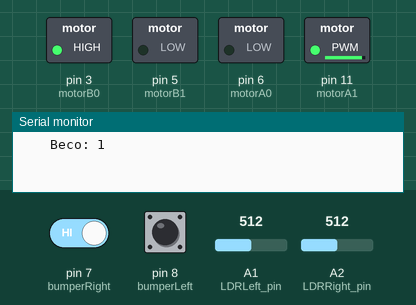
Recording of a sketch running on a simulated Arduino Uno, built with avr-gcc and run on an emulated ATmega328P. Parts: switched loads named in the sketch (green lamp = pin HIGH), the last lines printed to the serial monitor. Dashed ring = blinking. Inputs (shaded band) come from the test bench; at power-on: pin 8 (bumperLeft) HIGH, pin 7 (bumperRight) HIGH, A2 (LDRRight_pin) = 512, A1 (LDRLeft_pin) = 512.

Above: at 1.62 s.
2.3 s: pin 8 (bumperLeft) pulled LOW for 0.9 s
At 3.6 s:
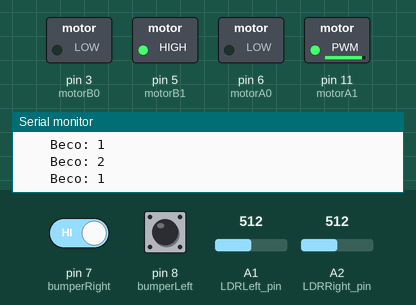
5.8 s: pin 8 (bumperLeft) pulled LOW for 3.2 s
At 6.87 s:
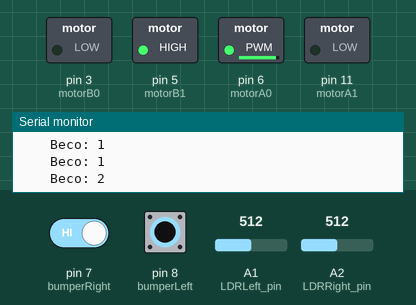
10.5 s: pin 7 (bumperRight) driven LOW and pin 8 (bumperLeft) driven LOW
At 11.7 s:
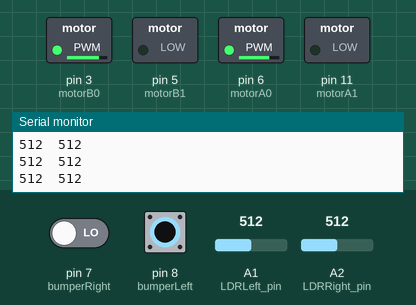
12.2 s: A2 (LDRRight_pin) set to 0
At 13.2 s:
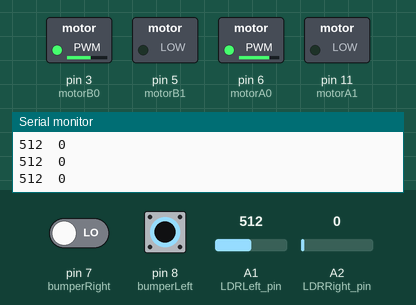
13.7 s: A1 (LDRLeft_pin) set to 1023
At 14.7 s:
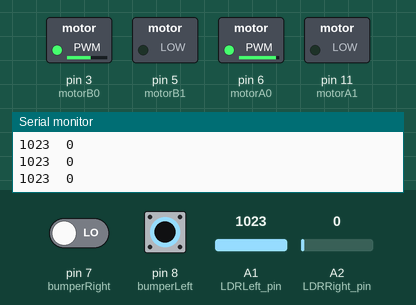
15.2 s: pin 8 (bumperLeft) driven HIGH
At 15.82 s:
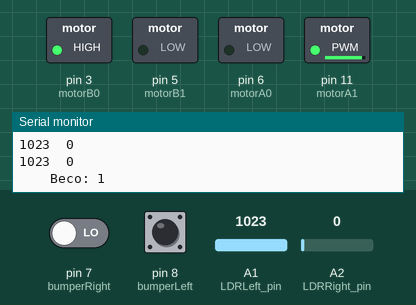
Timing chart, 0 to 19.7 s (numbered marks = the images above; inputs shaded):
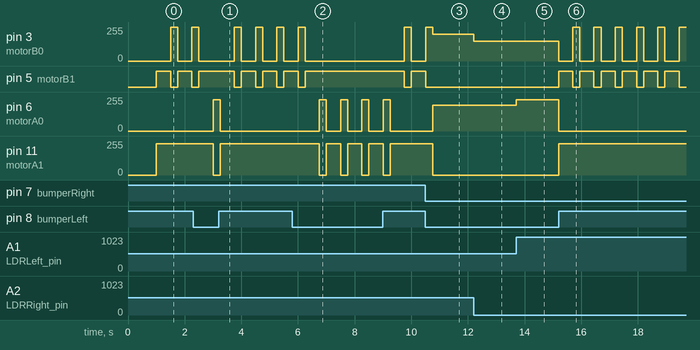

Measured:
- after the input at 2.3 s, pin 6 (motorA0): 0/255 → 235/255 after 0.70 s, → 0/255 0.25 s later; pin 11 (motorA1): 235/255 → 0/255 after 0.70 s, → 235/255 0.25 s later
- after the input at 5.8 s, pin 3 (motorB0): 0/255 → 255/255 after 4.0 s, → 0/255 0.25 s later; pin 5 (motorB1): HIGH → LOW after 4.0 s, → HIGH 0.25 s later
- after the input at 10.5 s, pin 5 (motorB1): goes on until 10.5 s, then stays LOW; pin 6 (motorA0): 0/255 → 192/255 after 0.26 s; pin 11 (motorA1): 235/255 → 0/255 after 0.26 s
- after the input at 12.2 s, pin 3 (motorB0): 202/255 → 150/255 at once
- after the input at 13.7 s, pin 6 (motorA0): 192/255 → 235/255 at once
- after the input at 15.2 s, pin 3 (motorB0): alternates 255/255 for 0.25 s and 0/255 for 0.50 s, starting at once; pin 5 (motorB1): alternates HIGH for 0.50 s and LOW for 0.25 s, starting at once; pin 6 (motorA0): 235/255 → 0/255 at once; pin 11 (motorA1): 0/255 → 235/255 at once
- by itself, pin 3 (motorB0): repeats every 0.75 s: 255/255 0.25 s, 0/255 0.50 s
- by itself, pin 5 (motorB1): repeats every 0.75 s: LOW 0.25 s, HIGH 0.50 s

The sketch:

_00146_NAV_BASICA_BUMPERS_LDR.ino
```cpp
// --------------------------------------------------------------------------- LDR
int LDRLeft_pin = 1;
int LDRRight_pin = 2;

int LDRLeft, LDRRight;

// --------------------------------------------------------------------------- BUMPERS
int bumperLeft = 8;
int bumperRight = 7;

int BLeft, BRight;

// --------------------------------------------------------------------------- MOTORES DC
// motor pins
int motorA0 = 6;
int motorA1 = 11;

int motorB0 = 3;
int motorB1 = 5;

// calibration variables, use it to perform a straight path
int maxSpeedLeft = 235;
int maxSpeedRight = 255;

int min_speed = 150;

int motorLeftSpeed = 255;
int motorRightSpeed = 255;

// --------------------------------------------------------------------------- SETUP

void setup()
{
  Serial.begin(9600);

  //declare motor pins as outputs
  pinMode(motorA0, OUTPUT);
  pinMode(motorA1, OUTPUT);
  pinMode(motorB0, OUTPUT);
  pinMode(motorB1, OUTPUT);

  // BUMPERS
  // declare frontal bumpers as inputs
  pinMode (bumperLeft, INPUT);
  pinMode (bumperRight, INPUT);

  // activate internal resistence of bumpers pins
  digitalWrite(bumperLeft, HIGH);
  digitalWrite(bumperRight, HIGH);

  delay(1000);
}

// --------------------------------------------------------------------------- LOOP
void loop()
{

  BumperReader();

  if (BLeft == 1)
  {
    Beco (1);
  }
  else if (BRight == 1)
  {
    Beco (2);
  }
  else
  {

    // call 'DiffTurn' with motors speed
    LDRLeft = analogRead (LDRLeft_pin);
    LDRRight = analogRead (LDRRight_pin);
    Serial.print(LDRLeft);
    Serial.print("  ");
    Serial.println(LDRRight);
    // Farrusco will seek for light if the motorSpeedLeft is assigned the LDR_Right
    motorLeftSpeed = map (LDRLeft, 0, 1023, min_speed, maxSpeedLeft);
    motorRightSpeed = map (LDRRight, 0, 1023, min_speed, maxSpeedRight);

    DiffTurn(motorLeftSpeed, motorRightSpeed);
    delay(10);
  }

}
```

Beco.ino
```cpp
void Beco(int from)
{

  Serial.print("    Beco: ");
  Serial.println(from);

  DiffTurn(-maxSpeedLeft, -maxSpeedRight);
  delay(500);

  // se detectou obstáculo pela esquerda, vira p direita
  if (from == 1)
   DiffTurn(-maxSpeedLeft, maxSpeedRight);

  // se detectou pela direita, vira p esquerda
  if (from == 2)
    DiffTurn(maxSpeedLeft, -maxSpeedRight);

  delay(250);
}
```

BumperReader.ino
```cpp
// --------------------------------------------------------------------------- BUMPERS

void BumperReader()
{
  BLeft = digitalRead(bumperLeft);
  BRight = digitalRead(bumperRight);
  //Serial.print(BLeft);
  //Serial.print("  ");
  //Serial.println(BRight);
}
```

DiffTurn.ino
```cpp
void DiffTurn(int speedLeft, int speedRight) {

 if (speedLeft > 0)
 {
  analogWrite(motorA0, speedLeft);
  digitalWrite(motorA1, LOW);
 }

 if (speedLeft < 0)
 {
  digitalWrite(motorA0, LOW);
  analogWrite(motorA1, map(speedLeft, 0, -255, 0, 255));
 }

 if (speedLeft == 0)
 {
  digitalWrite(motorA0, LOW);
  digitalWrite(motorA1, LOW);
 }

 if (speedRight > 0 )
 {
  analogWrite(motorB0, speedRight);
  digitalWrite(motorB1, LOW);
 }

 if (speedRight < 0 )
 {
  digitalWrite(motorB0, LOW);
  analogWrite(motorB1, map(speedRight, 0, -255, 0, 255));
 }

 if (speedRight == 0)
 {
  digitalWrite(motorB0, LOW);
  digitalWrite(motorB1, LOW);
 }

}
```
